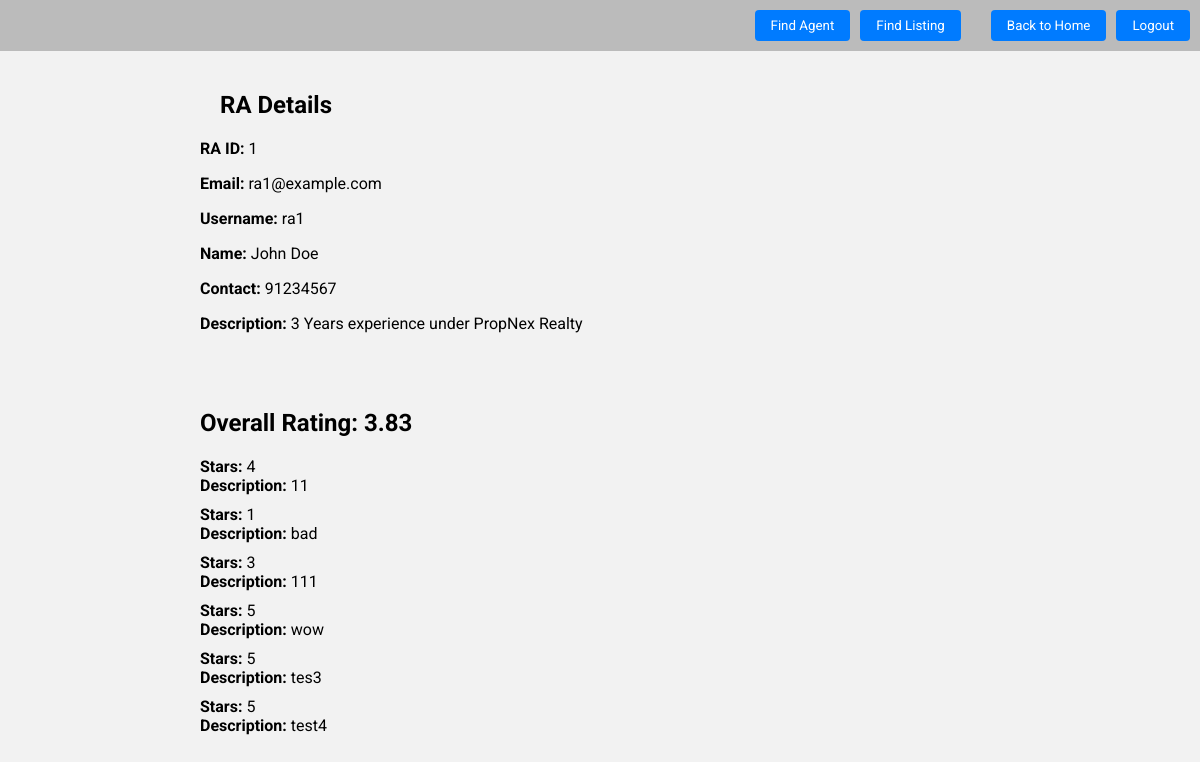
Before: /Boundary/ra/view_ra.php?ra_id=1 with the older database file.
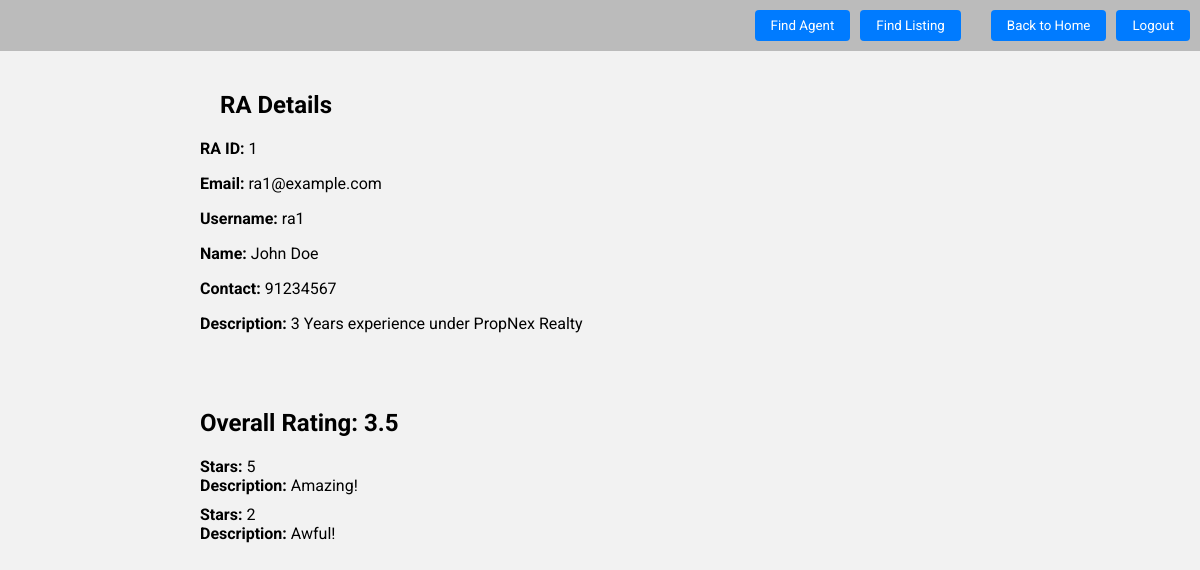
After: the same page with the newer database file.
### tables this page shows
CREATE TABLE `ra` (
  `ra_id` int(11) NOT NULL,
  `e-mail` varchar(150) NOT NULL,
  `username` varchar(50) NOT NULL,
  `password` varchar(50) NOT NULL,
  `name` varchar(150) NOT NULL,
  `contact` int(8) NOT NULL,
  `description` text DEFAULT NULL,
  `type` enum('active','suspended') NOT NULL
);

CREATE TABLE `rating` (
  `rating_id` int(11) NOT NULL,
  `ra_id` int(11) NOT NULL,
  `user_id` int(11) NOT NULL,
  `stars` int(11) NOT NULL,
  `description` text DEFAULT NULL
);

### Control/ra/view_ra_controller.php (called while the page is built)
<?php
require_once('../../Database/db_conn.php');
require_once('../../Entity/ra.php');
class ViewRAController {
    private $RA;
    public function __construct($conn) {
        $this->RA = new RA($conn);
    }
    public function getRAByRAID($ra_id) {
        return $this->RA->getRAByRAID($ra_id);
    }
}
$viewRAController = new ViewRAController($conn);
?>

### Entity/ra.php (called while the page is built, shortened)
<?php
class RA {
    private $conn;
    public function __construct($conn) {
        $this->conn = $conn;
    }
    public function getRAByRAID($ra_id) {
        $sql = "SELECT * FROM ra WHERE ra_id = ?";
        $stmt = $this->conn->prepare($sql);
        $stmt->bind_param("i", $ra_id);
        $stmt->execute();
        $result = $stmt->get_result();
        if ($result->num_rows == 1) {
            return $result->fetch_assoc();
        } else {
            return null;
        }
    }
}
?>

### Control/ra/view_rating_controller.php (called while the page is built)
<?php
require_once('../../Database/db_conn.php');
require_once('../../Entity/rating.php');
class ViewRatingsController {
    private $Rating;
    public function __construct($conn) {
        $this->Rating = new Rating($conn);
    }
    public function getAllRatingsByRAID($ra_id) {
        return $this->Rating->getRatingsByRAID($ra_id);
    }
    public function calculateOverallRating($ra_id) {
        $ratings = $this->getAllRatingsByRAID($ra_id);
        $totalStars = 0;
        $totalRatings = count($ratings);
        if ($totalRatings > 0) {
            foreach ($ratings as $rating) {
                $totalStars += $rating['stars'];
            }
            $overallRating = $totalStars / $totalRatings;
            return round($overallRating, 2);
        } else {
            return 0;
        }
    }
}
$viewRatingsController = new ViewRatingsController($conn);
?>

### Entity/rating.php (called while the page is built, shortened)
<?php
require_once("../../Database/db_conn.php");
class Rating
{
    private $conn;
    public function __construct()
    {
        global $conn;
        $this->conn = $conn;
    }
    public function getRatingsByRAID($ra_id) {
        $sql = "SELECT * FROM rating WHERE ra_id = ?";
        $stmt = $this->conn->prepare($sql);
        $stmt->bind_param("i", $ra_id);
        $stmt->execute();
        $result = $stmt->get_result();
        $ratings = array();
        while ($row = $result->fetch_assoc()) {
            $ratings[] = $row;
        }
        return $ratings;
    }
}
?>

### Boundary/ra/view_ra.php (the view, shortened to what this page needs)
<?php
include "header.php";
include "../../Control/ra/view_ra_controller.php";
if(isset($_GET['ra_id'])) {
    $ra_id = $_GET['ra_id'];
    $ra = $viewRAController->getRAByRAID($ra_id);
    if($ra) {
?>
<!DOCTYPE html>
<html lang="en">
<head>
</head>
<body>
    <div class="container">
        <h2 class="title">RA Details</h2>
        <div class="ra-details">
            <p><strong>RA ID:</strong> <?php echo $ra['ra_id']; ?></p>
            <p><strong>Email:</strong> <?php echo $ra['e-mail']; ?></p>
            <p><strong>Username:</strong> <?php echo $ra['username']; ?></p>
            <p><strong>Name:</strong> <?php echo $ra['name']; ?></p>
            <p><strong>Contact:</strong> <?php echo $ra['contact']; ?></p>
            <p><strong>Description:</strong> <?php echo $ra['description']; ?></p>
        </div>
    </div>
    <?php include 'view_rating.php'?>
</body>
</html>
<?php
    } else {
        echo "<p>RA not found.</p>";
    }
} else {
    echo "<p>RA ID not provided.</p>";
}
?>

### Boundary/ra/header.php (shortened to what this page needs)
<!DOCTYPE html>
<html lang="en">
<head>
</head>
<body>
    <div class="header">
        <div class="buttons">
            <button onclick="window.location.href='search_ra.php'">Find Agent</button>
            <button onclick="window.location.href='search_listing.php'">Find Listing</button>
            <button onclick="window.location.href='ra_home.php'">Back to Home</button>
            <button onclick="window.location.href='logout.php'">Logout</button>
        </div>
    </div>
</body>
</html>

### Boundary/ra/view_rating.php (shortened to what this page needs)
<?php
include "../../Control/ra/view_rating_controller.php";
?>
<!DOCTYPE html>
<html lang="en">
<head>
</head>
<body>
<div class="container">
    <?php
    $overallRating = $viewRatingsController->calculateOverallRating($ra_id);
    echo "<h2 class='overall-rating'>Overall Rating: " . $overallRating . "</h2>";
    ?>
    <div class="ratings">
        <?php
        $ratings = $viewRatingsController->getAllRatingsByRAID($ra_id);
        if (count($ratings) > 0) {
            echo "<ul class='rating-list'>";
            foreach ($ratings as $rating) {
                echo "<li class='rating-item'>";
                echo "<strong>Stars:</strong> " . $rating['stars'] . "<br>";
                echo "<strong>Description:</strong> " . $rating['description'];
                echo "</li>";
            }
            echo "</ul>";
        } else {
            echo "<p>No ratings found.</p>";
        }
        ?>
    </div>
</div>
</body>
</html>

### Boundary/ra/header.php (style rules this page uses)
body { font-family: 'Roboto', sans-serif; margin: 0; padding: 0; }
.header { background-color: #bbb; color: #333; padding: 10px; display: flex; justify-content: flex-end; align-items: center; }
.buttons { display: flex; gap: 10px; }
.buttons button { background-color: #007bff; color: white; padding: 8px 16px; border: none; border-radius: 4px; cursor: pointer; font-family: 'Roboto', sans-serif; }

### Boundary/ra/view_ra.php (style rules this page uses)
.container { margin-left: 20px; }

### Boundary/ra/view_rating.php (style rules this page uses)
body { font-family: 'Roboto', sans-serif; background-color: #f2f2f2; margin: 0; padding: 0; }
.container { max-width: 800px; margin: 0 auto; padding: 20px; }
.title { margin-left: 20px; }
.overall-rating { margin-bottom: 20px; }
.rating-list { list-style: none; padding: 0; margin: 0; }
.rating-item { margin-bottom: 10px; }

Changed rows visible on the page:
removed rating: stars "4", description "11"
removed rating: stars "1", description "bad"
removed rating: stars "3", description "111"
removed rating: stars "5", description "wow"
removed rating: stars "5", description "tes3"
removed rating: stars "5", description "test4"
now on this page (row edited): rating: stars "5", description "Amazing!"
now on this page (row edited): rating: stars "2", description "Awful!"
Other visible differences:
$overallRating: "3.83" → "3.5"
